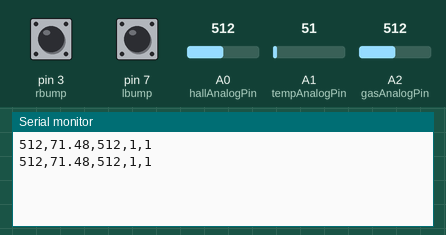
Bench run of a sketch on a simulated Arduino Uno, built with avr-gcc and run on an emulated ATmega328P. Parts: the last lines printed to the serial monitor. The inputs (shaded band) are chosen by the test bench; at power-on: A1 (tempAnalogPin) = 51, A0 (hallAnalogPin) = 512, A2 (gasAnalogPin) = 512, pin 3 (rbump) HIGH, pin 7 (lbump) HIGH.

Above: at 1.8 s.
1.9 s: A1 (tempAnalogPin) set to 61
At 2.8 s:
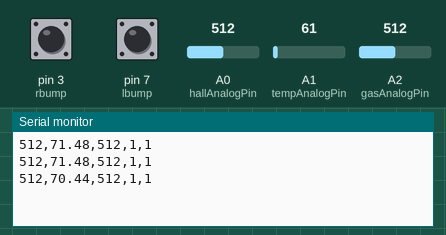
3.4 s: A0 (hallAnalogPin) set to 716
At 4.7 s:
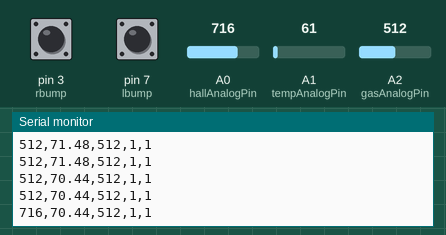
4.9 s: A2 (gasAnalogPin) set to 716
At 5.8 s:
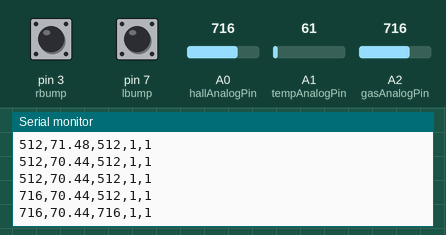
6.4 s: pin 3 (rbump) pulled LOW for 1.2 s
At 7.4 s:
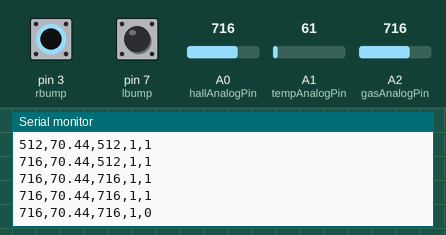
9.1 s: pin 7 (lbump) pulled LOW for 1.2 s
At 10.8 s:
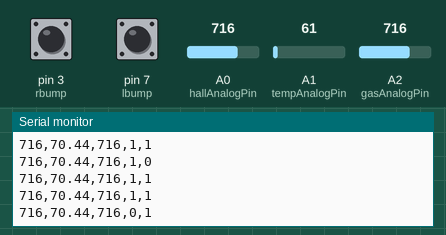
11.8 s: A1 (tempAnalogPin) set to 71
At 12.6 s:
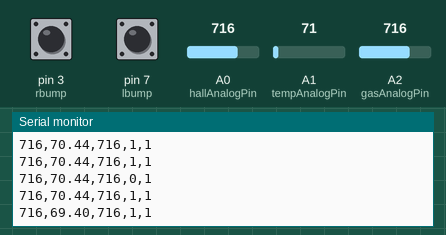
Timing chart, 0 to 14.3 s (numbered marks = the images above; inputs shaded):
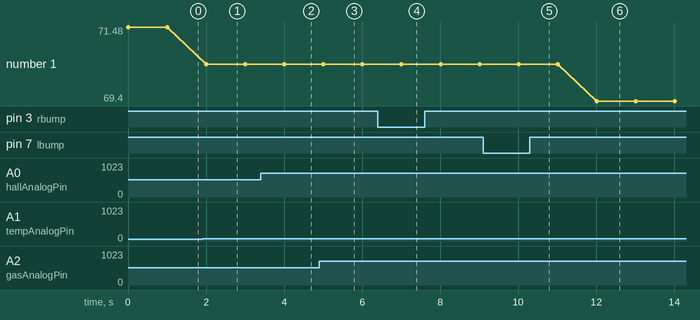

The sketch:

AllArduinoSensor.ino
```cpp
//Prints all sensor data to the Serial Moniter

const int hallAnalogPin=A0;
const int tempAnalogPin=A1;
//const int photoAnalogPin=A2;
const int gasAnalogPin=A2;

const int lbump=7;
const int rbump=3;

void setup() {
  Serial.begin(9600);
  pinMode(lbump, INPUT);
  digitalWrite(lbump, HIGH);
  pinMode(rbump, INPUT);
  digitalWrite(rbump, HIGH);
}

void loop() {
  int rawHall = analogRead(hallAnalogPin);

  int rawTemp = analogRead(tempAnalogPin);
  float temperatureC = (-19.0/182)*rawTemp +(1997.0/26);

  int rawGas = analogRead(gasAnalogPin);

  int ltouch=digitalRead(lbump);
  int rtouch=digitalRead(rbump);

  String comma=",";
  String printStatement=rawHall+comma+temperatureC+comma+rawGas+comma+ltouch+comma+rtouch;

  Serial.println(printStatement);
  delay(1000);
}
```

Measured:
- after the input at 1.9 s, the serial monitor: prints a new line after 0.10 s (image 1)
- after the input at 3.4 s, the serial monitor: prints a new line after 0.61 s (image 2)
- after the input at 4.9 s, the serial monitor: prints a new line after 0.11 s (image 3)
- after the input at 6.4 s, the serial monitor: prints a new line after 0.61 s (image 4)
- after the input at 9.1 s, the serial monitor: prints a new line after 0.91 s (image 5)
- after the input at 11.8 s, the serial monitor: prints a new line after 0.21 s (image 6)
- plotted number 1: 71.48 → 70.44 after the input at 1.9 s, 70.44 → 69.4 after the input at 11.8 s
